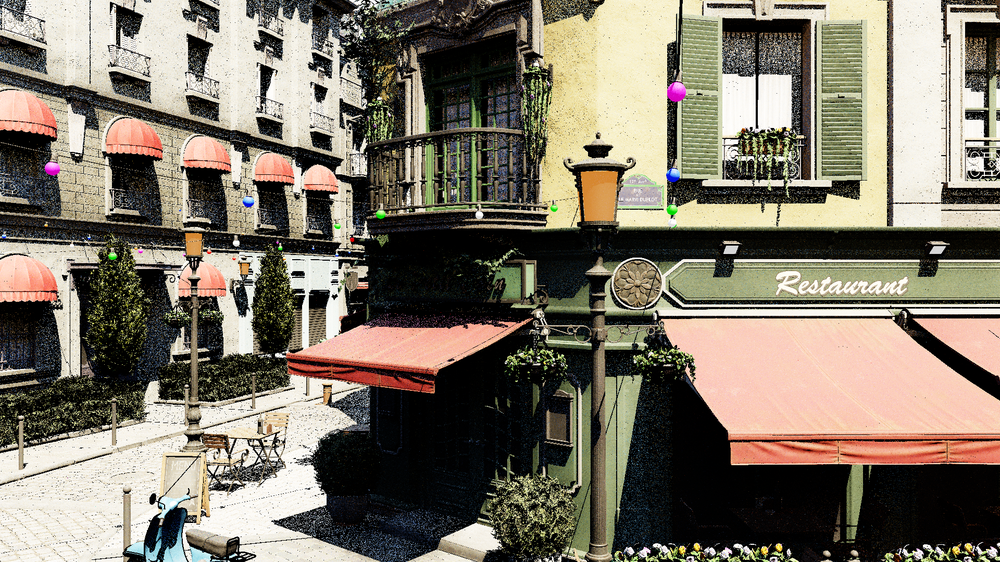
#> input picture scripts/RGB_fix_2.png, 1000 x 562 px, shrunk from 1920 x 1080 before the run
$ python png_mse.py RGB_fix_2.png RGB_fix_3.png
#> lines starting #> are read from the running program, lines starting #| are printed output that depends on the picture; long printed decimals are rounded
import argparse
from pathlib import Path

import numpy as np
from PIL import Image


def load_png(path: Path) -> np.ndarray:
    image = Image.open(path)
#> image is the input picture: PIL image 1000x562 RGB; mean R, G, B 125.5, 117.7, 103.5
    array = np.asarray(image, dtype=np.float32)
    if array.ndim == 2:
        array = array[..., None]
    return array


def save_error_png(path: Path, error_image: np.ndarray) -> None:
    clipped = np.clip(error_image, 0.0, 255.0).astype(np.uint8)
    if clipped.shape[2] == 1:
        clipped = clipped[..., 0]
    Image.fromarray(clipped).save(path)


def main():
    parser = argparse.ArgumentParser(
        description="Compute PNG MSE with optional outlier filtering for fast visual-paper debugging."
    )
    parser.add_argument("image", type=Path, help="PNG image to evaluate")
    parser.add_argument("reference", type=Path, help="Reference PNG image")
    parser.add_argument(
        "--output",
        type=Path,
        default=None,
        help="Optional output PNG path for the per-channel absolute error image",
    )
    parser.add_argument(
        "--max-abs-error",
        type=float,
        default=None,
        help="Ignore pixels whose maximum per-channel absolute error is larger than this threshold",
    )
    parser.add_argument(
        "--max-value",
        type=float,
        default=None,
        help="Ignore pixels if any channel in either input image is larger than this threshold",
    )
    args = parser.parse_args()

    image = load_png(args.image)
    reference = load_png(args.reference)
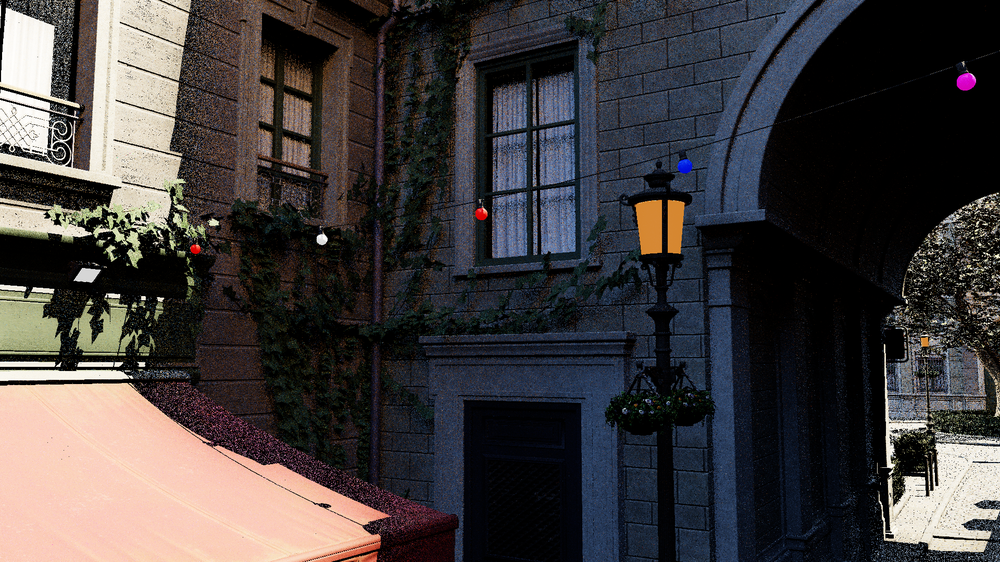
#> input picture scripts/RGB_fix_3.png, 1000 x 562 px, shrunk from 1920 x 1080 before the run
#> in load_png, image is the input picture: PIL image 1000x562 RGB; mean R, G, B 66.1, 61.9, 62.2

    if image.shape != reference.shape:
        raise ValueError(f"Image shape mismatch: {image.shape} vs {reference.shape}")

    finite_mask = np.all(np.isfinite(image) & np.isfinite(reference), axis=-1)
#> finite_mask: shape (562, 1000) bool; every value is 1
    value_mask = np.ones_like(finite_mask, dtype=bool)
    if args.max_value is not None:
        value_mask = np.all((image <= args.max_value) & (reference <= args.max_value), axis=-1)

    abs_error = np.abs(image - reference)
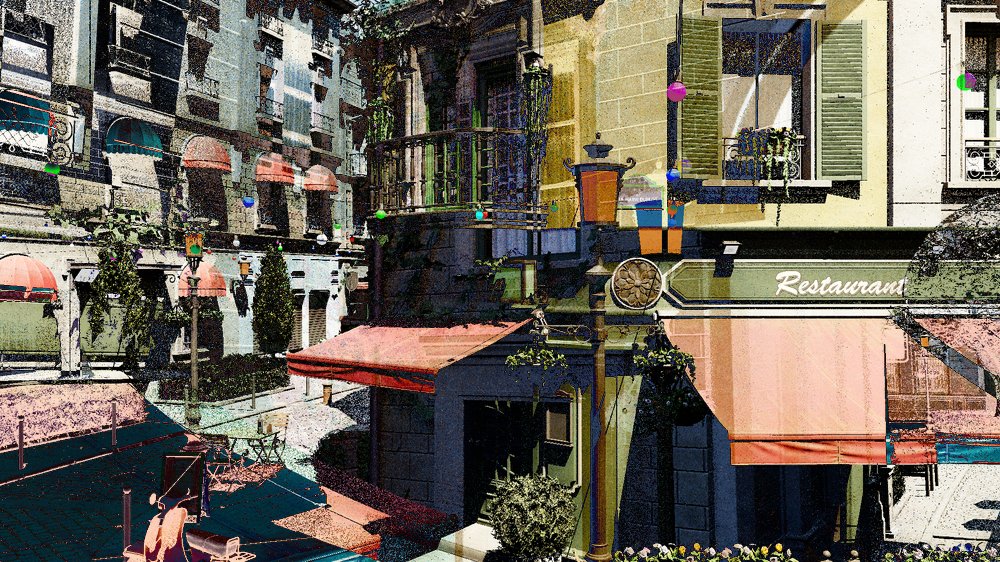
#> abs_error: shape (562, 1000, 3) float32; mean R, G, B 107.8, 101, 88.9
    error_mask = np.ones_like(finite_mask, dtype=bool)
    if args.max_abs_error is not None:
        error_mask = np.max(abs_error, axis=-1) <= args.max_abs_error

    valid_mask = finite_mask & value_mask & error_mask
    valid_pixel_count = int(np.count_nonzero(valid_mask))
#> valid_pixel_count = 562000
    total_pixel_count = int(valid_mask.size)
#> total_pixel_count = 562000

    if valid_pixel_count == 0:
        raise ValueError("No valid pixels remain after filtering.")

    mse = float(np.mean(np.square(image[valid_mask] - reference[valid_mask], dtype=np.float64)))
#> mse = 16286.2

    if args.output is not None:
        error_vis = np.zeros_like(abs_error, dtype=np.float32)
        error_vis[valid_mask] = abs_error[valid_mask]
        save_error_png(args.output, error_vis)

    print(f"image: {args.image}")
    print(f"reference: {args.reference}")
    print(f"resolution: {image.shape[1]}x{image.shape[0]}")
#| resolution: 1000x562
    print(f"channels: {image.shape[2]}")
#| channels: 3
    print(f"valid pixels: {valid_pixel_count} / {total_pixel_count}")
#| valid pixels: 562000 / 562000
    print(f"ignored pixels: {total_pixel_count - valid_pixel_count}")
#| ignored pixels: 0
    if args.max_abs_error is not None:
        print(f"max abs error threshold: {args.max_abs_error}")
    if args.max_value is not None:
        print(f"max value threshold: {args.max_value}")
    if args.output is not None:
        print(f"error image: {args.output}")
    print(f"MSE: {mse:.12g}")
#| MSE: 16286.246


if __name__ == "__main__":
    main()
